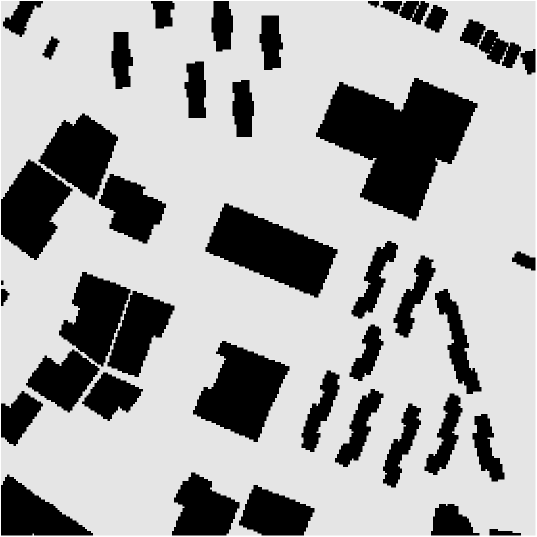
#> input picture PROJECT1/NewYork_0_256.png, 1073 x 1073 px (shown at 1/2 size)
$ python Streetmap.py
#> lines starting #> are read from the running program, lines starting #| are printed output that depends on the picture; after the words box and inside, x2 and y2 are one past the last pixel; in counts of white or black regions, pixels touching at a corner belong together
# print("hi")
# import osmnx as ox
# ox.plot_graph(ox.graph_from_place('Modena, Italy'))
import numpy
# [9 lines of commented-out code are left out]

import gridmap
#from gridmap import OccupancyGridMap
import matplotlib.pyplot as plt

#gmap = OccupancyGridMap.from_png('NewYork_0_512.png', 1)
#print(gmap)

from PIL import Image
import numpy as np
import pickle
# Open the maze image and make greyscale, and get its dimensions
im = Image.open('NewYork_0_256.png').convert('L')
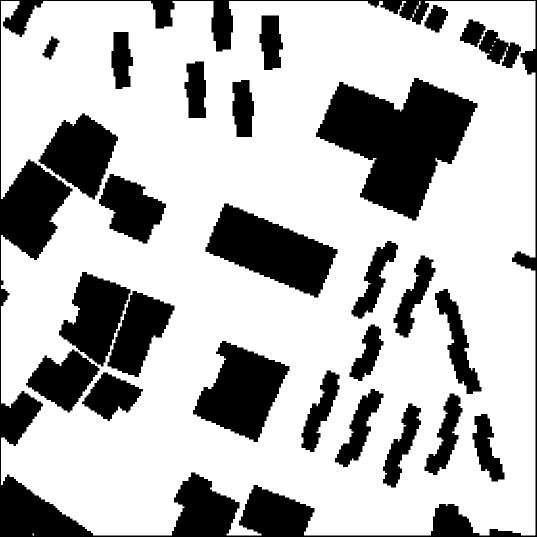
#> im: PIL image 1073x1073 L (shown at 1/2 size); values 0 (black) and 229 (white), 72.4% white; 27 black regions, largest, box (x1, y1, x2, y2) and area: (0, 0, 1073, 1073) 82695, (632, 156, 955, 441) 49369, (411, 407, 675, 595) 25584
w, h = im.size
#> w = 1073; h = 1073
print(w)
#| 1073
print(h)
#| 1073
# Ensure all black pixels are 0 and all white pixels are 1
binary = im.point(lambda p: p > 128 and 1)

# Resize to half its height and width so we can fit on Stack Overflow, get new dimensions
binary = binary.resize((w // 2, h // 2), Image.NEAREST)
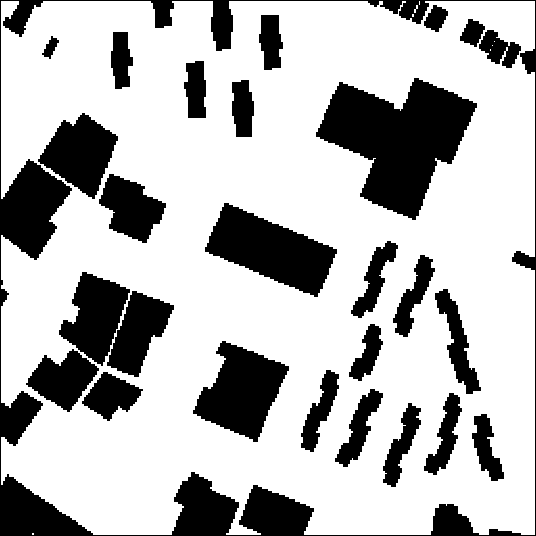
#> binary: PIL image 536x536 L; values 0 (black) and 1 (white), 72.4% white; 27 black regions, largest, box (x1, y1, x2, y2) and area: (0, 0, 536, 536) 20491, (316, 78, 477, 220) 12350, (205, 203, 337, 297) 6401
w, h = binary.size
#> w = 536; h = 536

# Convert to Numpy array - because that's how images are best stored and processed in Python
nim = np.array(binary)

'''# Print that puppy out
for r in range(h):
    for c in range(w):
        print(nim[r, c], end='')
    print()'''

im = Image.open('NewYork_1_1024.png').convert('L')
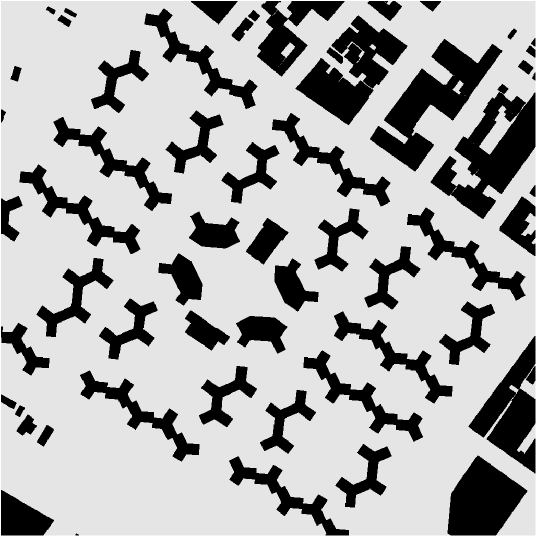
#> input picture PROJECT1/NewYork_1_1024.png, 1073 x 1073 px (shown at 1/2 size)
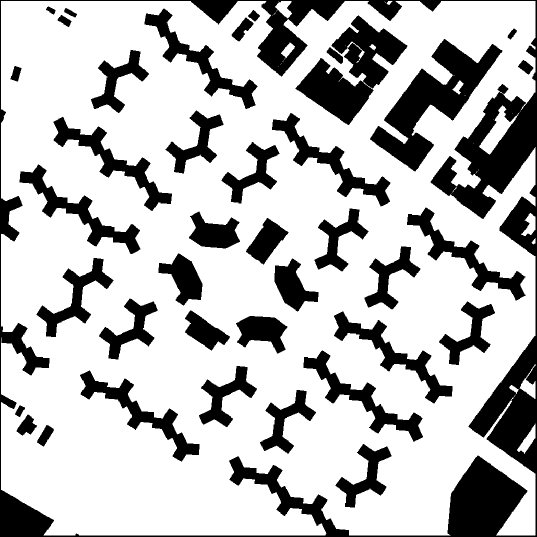
#> im: PIL image 1073x1073 L (shown at 1/2 size); values 0 (black) and 229 (white), 73.9% white; 40 black regions, largest, box (x1, y1, x2, y2) and area: (0, 0, 1073, 1073) 104312, (740, 78, 1005, 343) 22716, (591, 31, 815, 250) 20037
w, h = im.size
#> w = 1073; h = 1073
print(w)
#| 1073
print(h)
#| 1073
# Ensure all black pixels are 0 and all white pixels are 1
binary = im.point(lambda p: p > 128 and 1)

# Resize to half its height and width so we can fit on Stack Overflow, get new dimensions
binary = binary.resize(((w // 8)+1, (h // 8)+1), Image.NEAREST)
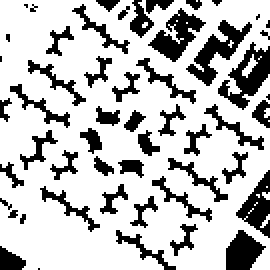
#> binary: PIL image 135x135 L (shown 2 times larger); values 0 (black) and 1 (white), 74.5% white; 53 black regions (14 under 20 px), largest, box (x1, y1, x2, y2) and area: (109, 21, 135, 55) 372, (93, 10, 126, 43) 359, (74, 4, 103, 31) 327
w, h = binary.size
#> w = 135; h = 135

# Convert to Numpy array - because that's how images are best stored and processed in Python
nim = np.array(binary)
#print(len(nim))


#np.where((nim==0)|(nim==1), nim^1, nim)
print(nim)
#> (printed output is left out)
print(len(nim))
#| 135
B = np.where(nim> 0.5, 0, 1)
# Print that puppy out
for r in range(h):
    for c in range(w):
        print(nim[r, c], end=',')
    print()
#> this loop made 135 passes
#> (printed output is left out)

with open("mazes_citymap.pkl", "wb") as f:
    pickle.dump(B, f)
